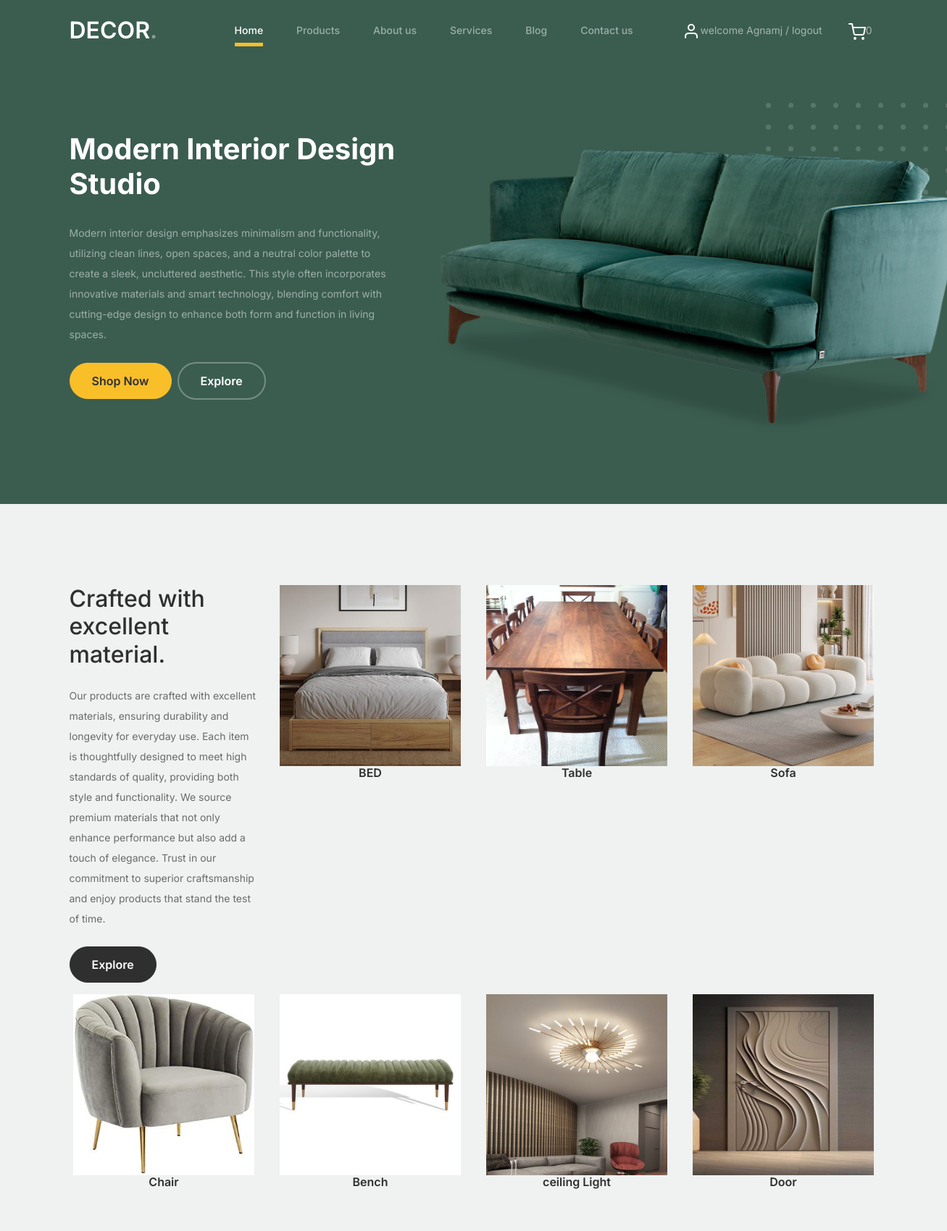
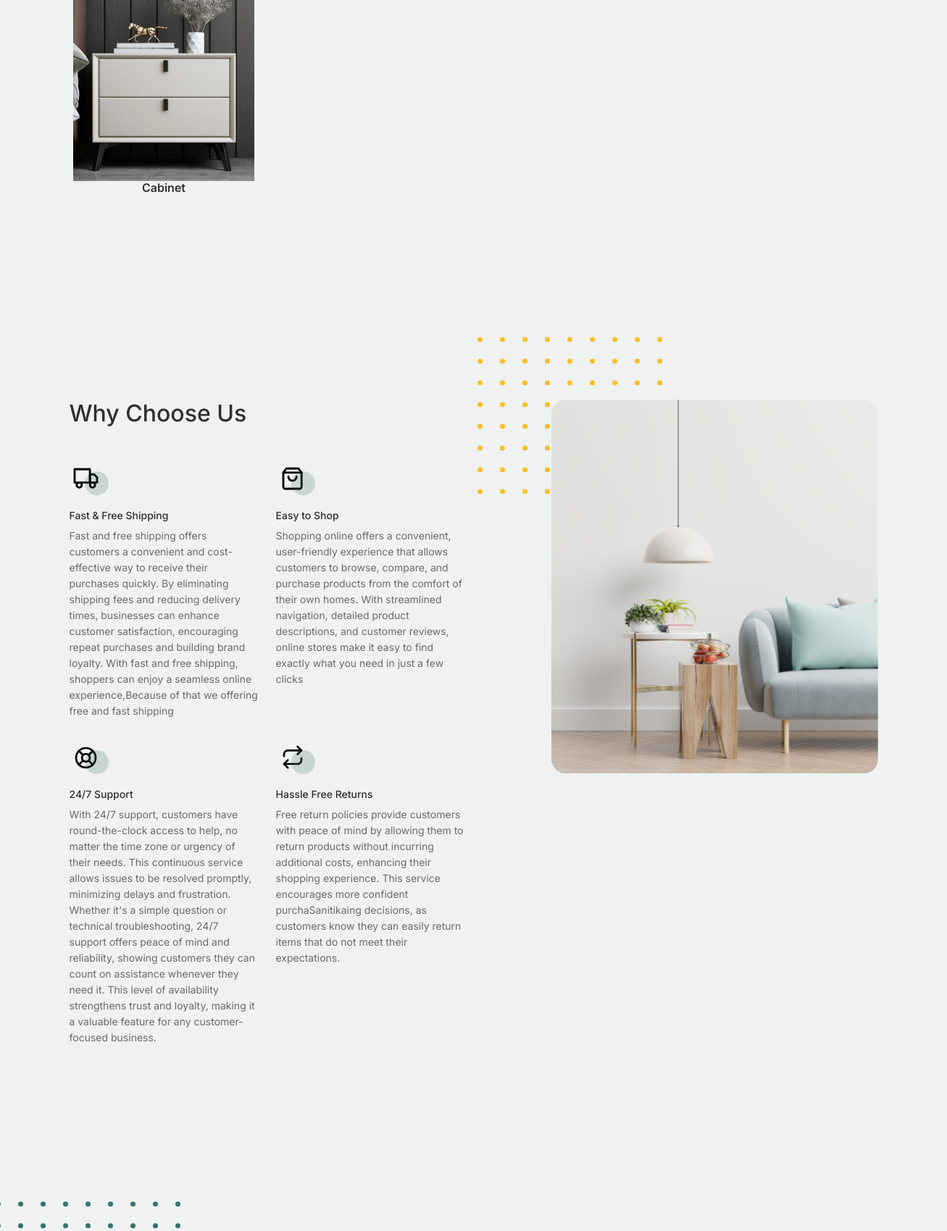
Screenshot of /homepage/ (signed in, upper part) with the database file from the repository (2 pictures, top to bottom).
### Furnitureapp/models.py (models this page shows)
class Furniture_DB(models.Model):
    category_n = models.CharField(max_length=100,null=True,blank=True)
    category_image = models.ImageField(upload_to="category",null=True,blank=True)
    description = models.TextField(max_length=100,null=True,blank=True)

### Webapp/views.py (the view)
# urls.py: path('homepage/',views.homepage,name="homepage"),
def homepage(request):
    cart_data = cart_db.objects.filter(username=request.session['name'])
    no=cart_data.count
    categories = Furniture_DB.objects.all()
    return render(request,"home.html",{'categories':categories,'no':no})

### Webapp/templates/home.html (shortened to what this page needs)
<!doctype html>
{% load static %}
<html lang="en">
<head>
		<link href="{% static 'webpage/css/bootstrap.min.css' %}" rel="stylesheet">
		<link href="https://cdnjs.cloudflare.com/ajax/libs/font-awesome/6.0.0-beta3/css/all.min.css" rel="stylesheet">
		<link href="{% static 'webpage/css/tiny-slider.css' %}" rel="stylesheet">
		<link href="{% static 'webpage/css/style.css' %}" rel="stylesheet">
	</head>
	<body>
		<nav class="custom-navbar navbar navbar navbar-expand-md navbar-dark bg-dark" arial-label="Furni navigation bar">
			<div class="container">
				<a class="navbar-brand" href="{% url 'index' %}">DECOR<span>.</span></a>
				<div class="collapse navbar-collapse" id="navbarsFurni">
					<ul class="custom-navbar-nav navbar-nav ms-auto mb-2 mb-md-0">
						<li class="nav-item active">
							<a class="nav-link" href="{% url 'homepage' %}">Home</a>
						</li>
						<li><a class="nav-link" href="{% url 'product_page' %}">Products</a></li>
						<li><a class="nav-link" href="{% url 'about_page' %}">About us</a></li>
						<li><a class="nav-link" href="{% url 'service' %}">Services</a></li>
						<li><a class="nav-link" href="{% url 'blog_page' %}">Blog</a></li>
						<li><a class="nav-link" href="{% url 'contact_Page' %}">Contact us</a></li>
					</ul>
					<ul class="custom-navbar-cta navbar-nav mb-2 mb-md-0 ms-5">
						{% if request.session.name %}
						<li><a class="nav-link" href="{% url 'user_logout' %}"><img src="{% static 'webpage/images/user.svg' %}"> welcome {{request.session.name}} / logout </a></li>
						{% else %}
						<li><a class="nav-link" href="{% url 'sign_up' %}"><img src="{% static 'webpage/images/user.svg' %}"></a></li>
						{% endif %}
						<li><a class="nav-link" href="{% url 'cart_page' %}"><img src="{% static 'webpage/images/cart.svg' %}">{{no}}</a></li>
					</ul>
				</div>
			</div>
		</nav>
			<div class="hero">
				<div class="container">
					<div class="row justify-content-between">
						<div class="col-lg-5">
							<div class="intro-excerpt">
								<h1>Modern Interior <span clsas="d-block">Design Studio</span></h1>
								<p class="mb-4">Modern interior design emphasizes minimalism and functionality, utilizing clean lines, open spaces, and a neutral color palette to create a sleek, uncluttered aesthetic. This style often incorporates innovative materials and smart technology, blending comfort with cutting-edge design to enhance both form and function in living spaces.</p>
								<p><a href="" class="btn btn-secondary me-2">Shop Now</a><a href="#" class="btn btn-white-outline">Explore</a></p>
							</div>
						</div>
						<div class="col-lg-7">
							<div class="hero-img-wrap">
								<img src="{% static 'webpage/images/couch.png' %}" class="img-fluid">
							</div>
						</div>
					</div>
				</div>
			</div>
		<div class="product-section">
			<div class="container">
				<div class="row">
					<div class="col-md-12 col-lg-3 mb-5 mb-lg-0">
						<h2 class="mb-4 section-title">Crafted with excellent material.</h2>
						<p class="mb-4">Our products are crafted with excellent materials, ensuring durability and longevity for everyday use. Each item is thoughtfully designed to meet high standards of quality, providing both style and functionality. We source premium materials that not only enhance performance but also add a touch of elegance. Trust in our commitment to superior craftsmanship and enjoy products that stand the test of time.</p>
						<p><a href="shop.html" class="btn">Explore</a></p>
					</div>
					{% for c in categories %}
					<div class="col-12 col-md-4 col-lg-3 mb-5 mb-md-0">
						<a class="product-item" href="{% url 'products_filtered' cat_name=c.category_n %}">
							<img src="{{c.category_image.url}}"  width="250px" height="250px">
							<h3 class="product-title">{{c.category_n}}</h3>
						</a>
					</div>
					{% endfor %}
				</div>
			</div>
		</div>
		<div class="why-choose-section">
			<div class="container">
				<div class="row justify-content-between">
					<div class="col-lg-6">
						<h2 class="section-title">Why Choose Us</h2>
						<div class="row my-5">
							<div class="col-6 col-md-6">
								<div class="feature">
									<div class="icon">
										<img src="{% static 'webpage/images/truck.svg' %}" alt="Image" class="imf-fluid">
									</div>
									<h3>Fast &amp; Free Shipping</h3>
									<p>Fast and free shipping offers customers a convenient and cost-effective way to receive their purchases quickly. By eliminating shipping fees and reducing delivery times, businesses can enhance customer satisfaction, encouraging repeat purchases and building brand loyalty. With fast and free shipping, shoppers can enjoy a seamless online experience,Because of that we offering free and fast shipping</p>
								</div>
							</div>
							<div class="col-6 col-md-6">
								<div class="feature">
									<div class="icon">
										<img src="{% static 'webpage/images/bag.svg' %}" alt="Image" class="imf-fluid">
									</div>
									<h3>Easy to Shop</h3>
								<p>Shopping online offers a convenient, user-friendly experience that allows customers to browse, compare, and purchase products from the comfort of their own homes. With streamlined navigation, detailed product descriptions, and customer reviews, online stores make it easy to find exactly what you need in just a few clicks</p>
								</div>
							</div>
							<div class="col-6 col-md-6">
								<div class="feature">
									<div class="icon">
										<img src="{% static 'webpage/images/support.svg' %}" alt="Image" class="imf-fluid">
									</div>
									<h3>24/7 Support</h3>
								<p>With 24/7 support, customers have round-the-clock access to help, no matter the time zone or urgency of their needs. This continuous service allows issues to be resolved promptly, minimizing delays and frustration. Whether it's a simple question or technical troubleshooting, 24/7 support offers peace of mind and reliability, showing customers they can count on assistance whenever they need it. This level of availability strengthens trust and loyalty, making it a valuable feature for any customer-focused business.</p>
								</div>
							</div>
							<div class="col-6 col-md-6">
								<div class="feature">
									<div class="icon">
										<img src="{% static 'webpage/images/return.svg' %}" alt="Image" class="imf-fluid">
									</div>
									<h3>Hassle Free Returns</h3>
									<p>Free return policies provide customers with peace of mind by allowing them to return products without incurring additional costs, enhancing their shopping experience. This service encourages more confident purchaSanitikaing decisions, as customers know they can easily return items that do not meet their expectations.</p>
								</div>
							</div>
						</div>
					</div>
					<div class="col-lg-5">
						<div class="img-wrap">
							<img src="{% static 'webpage/images/why-choose-us-img.jpg' %}" alt="Image" class="img-fluid">
						</div>
					</div>
				</div>
			</div>
		</div>
		<div class="we-help-section">
		</div>
	</body>
</html>

### rows the page displays
Furniture_DB: category_image (picture), category_n "BED"
Furniture_DB: category_image (picture), category_n "Table"
Furniture_DB: category_image (picture), category_n "Sofa"
Furniture_DB: category_image (picture), category_n "Chair"
Furniture_DB: category_image (picture), category_n "Bench"
Furniture_DB: category_image (picture), category_n "ceiling Light"
Furniture_DB: category_image (picture), category_n "Door"
Furniture_DB: category_image (picture), category_n "Cabinet"

### other values shown
{{ request.session.name }} "Agnamj"
{{ no }} "0"
